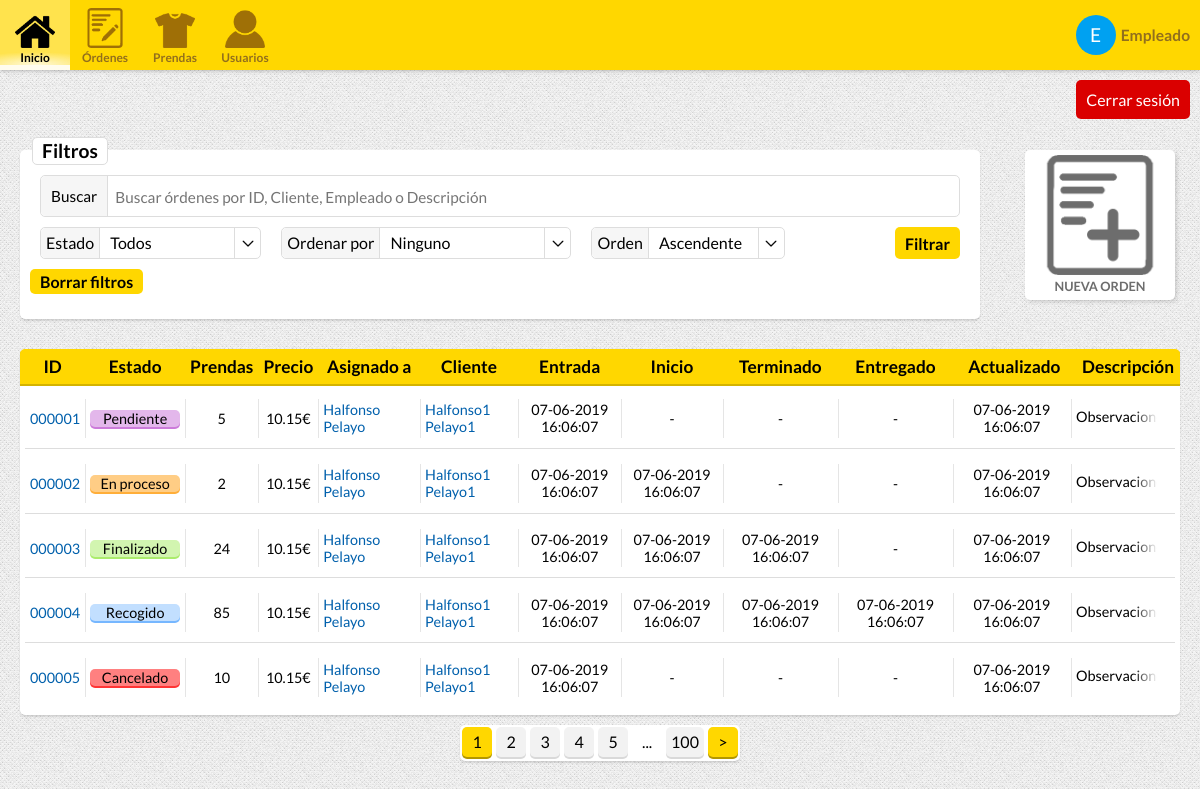
Page /orders.php (signed in) on the committed database.
### tables this page shows
CREATE TABLE "USERS" (
	"USER_ID"	INTEGER NOT NULL PRIMARY KEY AUTOINCREMENT,
	"USERNAME"	TEXT NOT NULL,
	"NAME"	TEXT NOT NULL,
	"SURNAME"	TEXT,
	"PHONE"	INTEGER,
	"EMAIL"	TEXT NOT NULL,
	"HASHED_PASSWORD"	TEXT NOT NULL,
	"ROLE_ID"	INTEGER NOT NULL DEFAULT 0,
	"UPDATE_TIMESTAMP"	INTEGER NOT NULL,
	"REGISTER_TIMESTAMP"	INTEGER NOT NULL,
	"ACTIVE"	INTEGER NOT NULL DEFAULT 0,
	FOREIGN KEY("ROLE_ID") REFERENCES "USER_ROLES"("ROLE_ID")
);

CREATE TABLE "ORDER_ESTATES" (
	"ESTATE_ID"	INTEGER NOT NULL PRIMARY KEY AUTOINCREMENT,
	"NAME"	TEXT NOT NULL,
	"CSS_CLASS"	TEXT NOT NULL,
	"DESCRIPTION"	TEXT
);

### Controllers/UserController.php (called while the page is built, shortened)
<?php
class UserController {
    private function connect(){
        return new PDO("sqlite:.data/data.db");
    }
    public function getUser($id){
        $db = $this->connect();
        $sql = "SELECT * FROM USERS AS U, USER_ROLES AS R WHERE USER_ID = :userID AND U.ROLE_ID = R.ROLE_ID";
        $stmt = $db->prepare($sql);
        $stmt->bindParam(':userID', $id);
        if($stmt->execute()){
            if($row = $stmt->fetch()){
               return new User(
                $row["USER_ID"],
                $row["USERNAME"],
                $row["HASHED_PASSWORD"],
                $row["EMAIL"],
                new Role(
                    $row["ROLE_ID"],
                    $row["ROLE_NAME"],
                    $row["ROLE_CSS_CLASS"],
                    $row["ROLE_DESCRIPTION"]
                ),
                $row["PHONE"],
                $row["NAME"],
                $row["SURNAME"],
                $row["REGISTER_TIMESTAMP"],
                $row["UPDATE_TIMESTAMP"],
                $row["ACTIVE"]
                );
            }
        }
        return null;
    }
}

### Classes/User.php (called while the page is built, shortened)
<?php
class User{
    private $id;
    private $username;
    private $name;
    private $surname;
    function __construct($id = 0, $username, $password = null, $email, $role, $telephone, $name, $surname, $registeredDate, $updateDate, $active = 0){
        $this->id = $id;
        $this->username = $username;
        $this->name = $name;
        $this->surname = $surname;
        $registeredDateOb = new DateTime();
        $registeredDateOb->setTimestamp($registeredDate);
        $updateDateOb = new DateTime();
        $updateDateOb->setTimestamp($updateDate);
    }
    function getId(){
        return $this->id;
    }
    function getUsername(){
        return $this->username;
    }
    function getName(){
        return $this->name;
    }
    function getSurname(){
        return $this->surname;
    }
}

### Controllers/Controller.php (called while the page is built, shortened)
<?php
class Controller {
    private function connect(){
        return new PDO("sqlite:.data/data.db");
    }
    public function getStates(){
        $states = array();
        $db = $this->connect();
        $sql = "SELECT * FROM ORDER_ESTATES";
        $stmt = $db->prepare($sql);
        if($stmt->execute()){
            while($row = $stmt->fetch()){
                array_push($states, new Estate(
                    $row["ESTATE_ID"],
                    $row["NAME"],
                    $row["CSS_CLASS"],
                    $row["DESCRIPTION"]
                ));
            }
        }
        return $states;
    }
}

### Classes/Estate.php (called while the page is built, shortened)
<?php
class Estate{
    private $id;
    private $name;
    private $cssClass;
    function __construct($id, $name, $cssClass, $description){
        $this->id = $id;
        $this->name = $name;
        $this->cssClass = $cssClass;
    }
    function getID(){
        return $this->id;
    }
    function getName(){
        return $this->name;
    }
    function getCssClass(){
        return $this->cssClass;
    }
}

### Classes/Order.php (called while the page is built, shortened)
<?php
class Order{
    private $id;
    private $client;
    private $employee;
    private $state;
    private $enterDate;
    private $workingDate;
    private $finishDate;
    private $outDate;
    private $totalOrderItems;
    private $description;
    private $updateDate;
    private $price;
    function __construct($id = 0, $client, $employee, $state = 0, $enterDate, $workingDate, $finishDate, $outDate, $cancelDate, $totalOrderItems, $description, $updateDate, $notes, $price = 0){
        $this->id = $id;
        $this->client = $client;
        $this->employee = $employee;
        $this->state = $state;
        $this->totalOrderItems = $totalOrderItems;
        $this->description = $description;
        $this->price = $price;
        if(!is_null($enterDate)){
            $enterDateO = new DateTime();
            $this->enterDate =  $enterDateO->setTimestamp($enterDate);
        }
        if(!is_null($workingDate)){
        $workingDateO = new DateTime();
        $this->workingDate = $workingDateO->setTimestamp($workingDate);
        }
        if(!is_null($finishDate)){
        $finishDateO = new DateTime();
        $this->finishDate = $finishDateO->setTimestamp($finishDate);
        }
        if(!is_null($outDate)){
        $outDateO = new DateTime();
        $this->outDate = $outDateO->setTimestamp($outDate);
        }
        if(!is_null($cancelDate)){
        $cancelDateO = new DateTime();
        }
        if(!is_null($updateDate)){
        $updateDateO = new DateTime();
        $this->updateDate = $updateDateO->setTimestamp($updateDate);
        }
    }
    function getID(){
        return $this->id;
    }
    function getClient(){
        return $this->client;
    }
    function getEmployee(){
        return $this->employee;
    }
    function getState(){
        return $this->state;
    }
    function getEnterDateString(){
        $date = $this->enterDate;
        return $date->format('d-m-Y H:i:s');
    }
    function getWorkingDateString(){
        $date = $this->workingDate;
        if(is_null($date)){
            return "-";
        }
        return $date->format('d-m-Y H:i:s');
    }
    function getFinishDateString(){
        $date = $this->finishDate;
        if(is_null($date)){
            return "-";
        }
        return $date->format('d-m-Y H:i:s');
    }
    function getOutDateString(){
        $date = $this->outDate;
        if(is_null($date)){
            return "-";
        }
        return $date->format('d-m-Y H:i:s');
    }
    function getTotalOrderItems(){
        return $this->totalOrderItems;
    }
    function getDescription(){
        return $this->description;
    }
    function getUpdateDateString(){
        $date = $this->updateDate;
        return $date->format('d-m-Y H:i:s');
    }
    function getPrice(){
        return $this->price;
    }
}

### ViewControllers/ordersViewController.php (the view, shortened to what this page needs)
<?php
require_once("Controllers/UserController.php");
require_once("Controllers/Controller.php");
require_once("Classes/User.php");
require_once("Classes/Clothe.php");
require_once("Classes/Order.php");
require_once("Classes/Estate.php");
require_once("ViewControllers/vistaController.php");
$userController = new UserController();
$controller = new Controller();
$employee = false;
$admin = false;
$filters = ["ID", "Fecha de Entrada", "Fecha de inicio", "Fecha finalizado", "Fecha de salida", "Fecha de cancelación", "Fecha de Actualización", "Cliente", "Trabajador", "Precio", "Número de prendas"];
if(isset($_SESSION["userID"])){
    $sessionUser = $userController->getUser($_SESSION["userID"]);
    $sessionUserRole = $sessionUser->getRole();
}else {
    header("location: login.php");
}
if($sessionUserRole->getID() == 0){
    $client = true;
}elseif($sessionUserRole->getID() == 1){
    $employee = true;
}elseif($sessionUserRole->getID() == 2){
    $admin = true;
}
$page = 1;
$search = "";
$stateFilter = -1;
$orderBy = -1;
$orderDirection = -1;
$states = $controller->getStates();
$orders = $controller->getOrders($search, $stateFilter, $orderBy, $orderDirection, $page, 10);
function showNewOrderButton(){
    global $client, $employee, $admin;
    if($employee || $admin){
    ?>
    <a class="haptic-button medium new-order" href="order.php?newOrder">
        <img src="media/img/new-order.png">
        <div class="label">Nueva Orden</div>
    </a>
    <?php
    }
}
function showOrderFilters(){
    global $admin, $employee, $client;
    global $filters;
    global $page,$search,$stateFilter,$orderBy,$orderDirection;
    if($admin || $employee){
    ?>
        <form class="item-filters">
            <label class="boxed-input searchbox">
                <div class="text-label"><span>Buscar</span></div>
                <div class="input-container">
                    <input type="text" placeholder="Buscar órdenes por ID, Cliente, Empleado o Descripción" name="search" value="<?=$search?>" autofocus>
                </div>
            </label>
            <h1>Filtros</h1>
            <?=showOrderStateFilter()?>
            <?=showOrderByFilter($filters)?>
            <?=showOrderDirectionFilter();?>
            <input type="submit" class="input-submit-button" value="Filtrar" name="filter">
            <input type="submit" class="input-submit-button" value="Borrar filtros" name="clear" style="margin-left: 0;">
        </form>
    <?php
    }
}
function showOrdersTable(){
    global $orders;
    ?>
    <div class="table-container">
        <table class="orders-table">
            <tr class="header-responsive-desktop">
                <th>ID</th>
                <th>Estado</th>
                <th>Prendas</th>
                <th>Precio</th>
                <th>Asignado a</th>
                <th>Cliente</th>
                <th>Entrada</th>
                <th>Inicio</th>
                <th>Terminado</th>
                <th>Entregado</th>
                <th>Actualizado</th>
                <th>Descripción</th>
            </tr>
            <?php
            if(sizeOf($orders) > 0){
                foreach($orders as $order){
                    $client = $order->getClient();
                    $employee = $order->getEmployee();
                    $orderState = $order->getState();
                    ?>
            <tr class="order pending">
                <td class="id a-center"><span class="responsive-label">ID</span> <a href="order.php?id=<?=$order->getID()?>"><?=str_pad($order->getID(), 6, "0", STR_PAD_LEFT)?></a></td>
                <td><span class="responsive-label">Estado</span> <a href="" class="label-box <?=$orderState->getCssClass()?>"><?=$orderState->getName()?></a></td>
                <td class="a-center"><span class="responsive-label">Nº Prendas</span><?=$order->getTotalOrderItems()?></td>
                <td class="a-center"><span class="responsive-label">Precio</span><?=$order->getPrice()?>€</td>
                <td><span class="responsive-label">Asignado a</span> <a href="orders.php?search=<?=$employee->getUsername()?>"><?=$employee->getName()." ".$employee->getSurname()?></a></td>
                <td><span class="responsive-label">Cliente</span> <a href="orders.php?search=<?=$client->getUsername()?>"><?=$client->getName()." ".$client->getSurname()?></a></td>
                <td class="date"><span class="responsive-label">Entrada</span> <span><?=$order->getEnterDateString()?></span></td>
                <td class="date"><span class="responsive-label">Inicio</span><span><?=$order->getWorkingDateString()?></span></td>
                <td class="date hidden"><span class="responsive-label">Terminado</span><span><?=$order->getFinishDateString()?></span></td>
                <td class="date hidden"><span class="responsive-label">Entregado</span><span><?=$order->getOutDateString()?></span></td>
                <td class="date"><span class="responsive-label">Actualizado</span><span><?=$order->getUpdateDateString()?></span></td>
                <td class="desc"><span class="desc-cont"><?=$order->getDescription()?></span></td>
            </tr>
                    <?php
                }
            }else {
                ?>
                <tr class="order no-items"><td colspan="12">No se han encontrado órdenes.</td></tr>
                <?php
            }
            ?>
        </table>
    </div>
    <?php
}
function showOrderStateFilter(){
    ?>
    <label class="boxed-select" id="order-estate-filter">
        <div>Estado</div>
    </label>
    <?php
}

### includes/navbar.inc (shortened to what this page needs)
<?php
$logoutParams = $_GET;
$logoutParams["logout"] = "";
?>
    <nav class="top-header">
        <a class="menu-item" href="index.php">
            <img src="media/img/inicio.png">
            <div class="label">Inicio</div>
        </a>
        <a class="menu-item" href="orders.php">
            <img src="media/img/order.png">
            <div class="label">Órdenes</div>
        </a>
        <?php
        if($employee||$admin){
            ?>
        <a class="menu-item" href="clothes.php">
            <img src="media/img/prendas.png">
            <div class="label">Prendas</div>
        </a>
        <a class="menu-item" href="users.php">
            <img src="media/img/users.png">
            <div class="label">Usuarios</div>
        </a>
            <?php
        }
        ?>
        <a class="menu-item user" href="user.php?id=<?=$sessionUser->getID()?>">
            <div class="user-avatar"><?=substr($sessionUser->getName(), 0,1) . substr($sessionUser->getSurname(), 0,1)?></div>
            <div class="username"><?=$sessionUser->getName()." ".$sessionUser->getSurname()?></div>
        </a>
    </nav>
    <a class="logout-button" href="?<?=http_build_query($logoutParams)?>">Cerrar sesión</a>

### rows in the picture
users: NAME "E", NAME "Empleado"
order_estates: NAME "Pendiente"
order_estates: NAME "En proceso"
order_estates: NAME "Finalizado"
order_estates: NAME "Cancelado"

### other values in the picture
str_pad($order->getID(), 6, "0", STR_PAD_LEFT) "000001"
$order->getTotalOrderItems() "5"
$order->getPrice() "10.15"
$employee->getName() "Halfonso"
$employee->getSurname() "Pelayo"
$client->getName() "Halfonso1"
$client->getSurname() "Pelayo1"
$order->getEnterDateString() "07-06-2019 16:06:07"
$order->getWorkingDateString() "-"
$order->getFinishDateString() "-"
$order->getOutDateString() "-"
$order->getUpdateDateString() "07-06-2019 16:06:07"
$order->getDescription() "Observaciones"
str_pad($order->getID(), 6, "0", STR_PAD_LEFT) "000002"
$order->getTotalOrderItems() "2"
